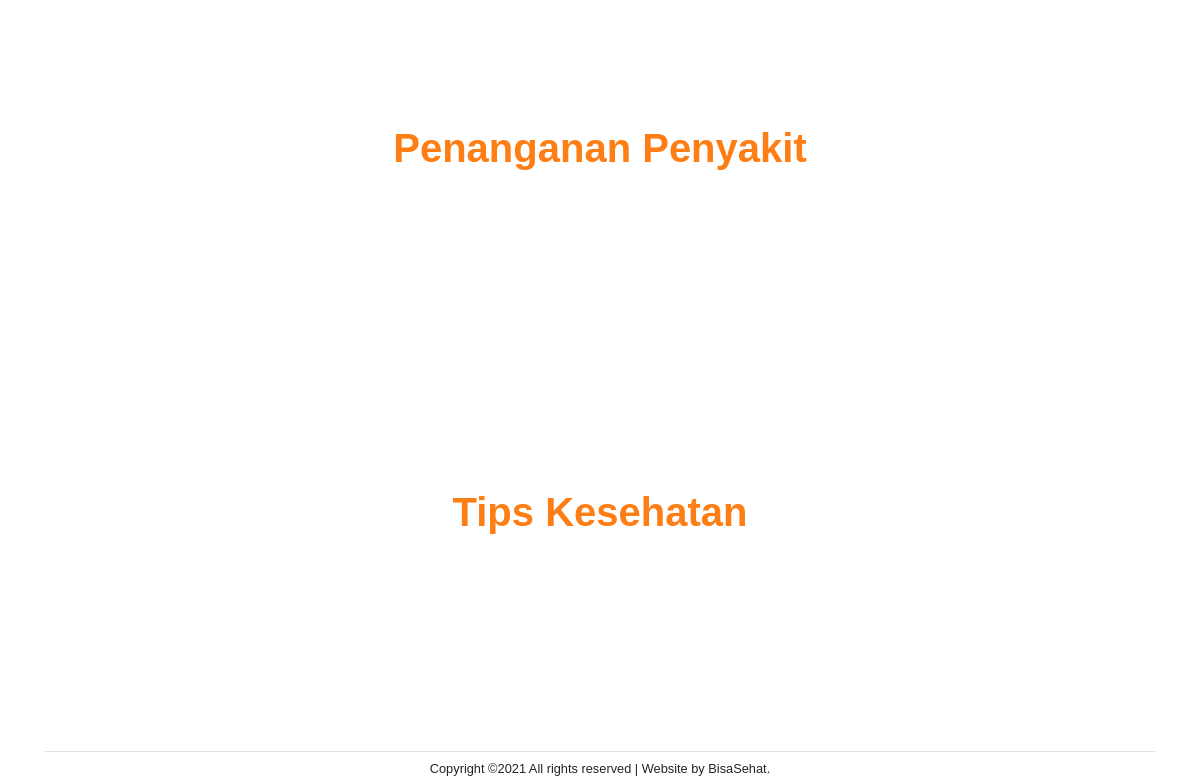
The app's page / (lower part), older data.
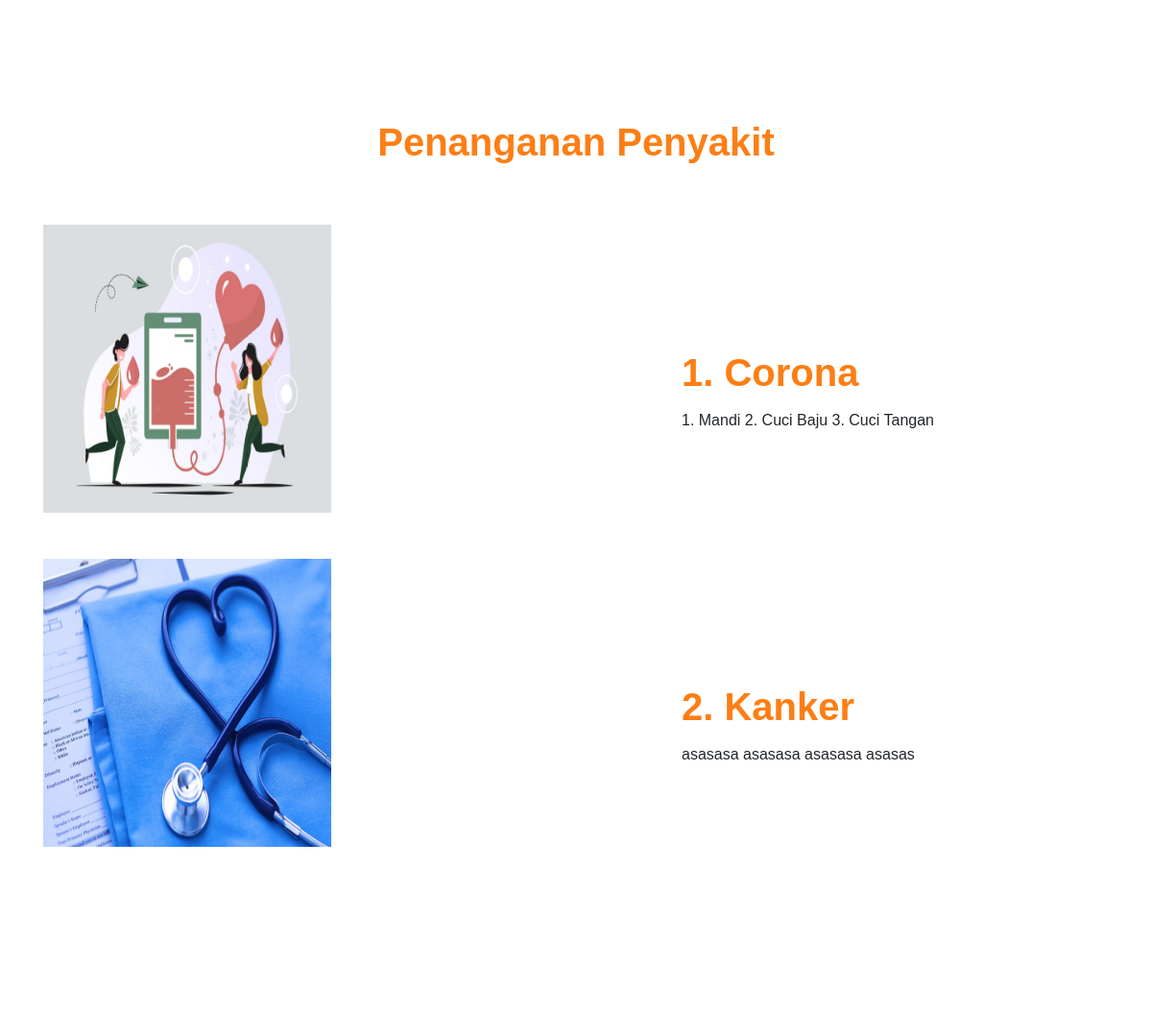
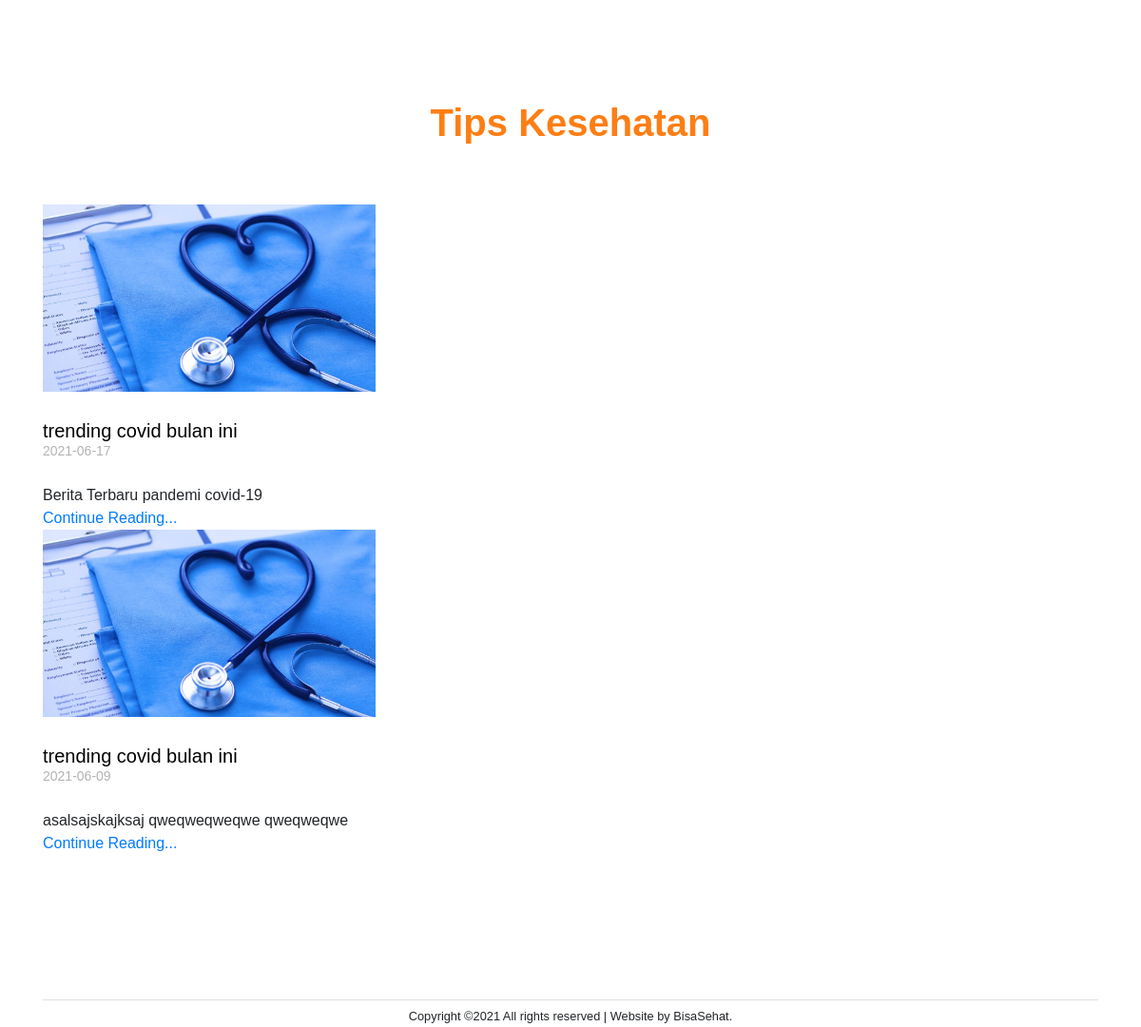
The same page, newer data (2 pictures, top to bottom).
### tables this page shows
CREATE TABLE `solusipenyakit` (
  `id_jenis` int(11) NOT NULL,
  `jenisPasien` varchar(110) NOT NULL,
  `keterangan` longtext NOT NULL,
  `gambar` varchar(110) NOT NULL
);

CREATE TABLE `artikelkesehatan` (
  `id_berita` int(11) NOT NULL,
  `judulBerita` varchar(100) NOT NULL,
  `tanggalPosting` date NOT NULL,
  `gambar` varchar(200) NOT NULL,
  `deskripsi` longtext NOT NULL,
  `link` mediumtext NOT NULL
);

### connect.php (called while the page is built, shortened)
<?php
$conn = mysqli_connect("localhost","root","","bisasehat");
function query($query)
{
  global $conn;
  $result = mysqli_query($conn,$query);
  $rows = [];
  while ($row = mysqli_fetch_assoc($result)){
    $rows[]=$row;
  }
  return $rows;
}
?>

### index.php (the view, shortened to what this page needs)
<?php
require 'connect.php';
$penyakit = query("SELECT * FROM solusipenyakit ");
$artikelkesehatan = query("SELECT * FROM artikelkesehatan ");
?>
<!doctype html>
<html lang="en">
  <head>
    <link rel="stylesheet" href="fonts/icomoon/style.css">
    <link rel="stylesheet" href="css/bootstrap.min.css">
    <link rel="stylesheet" href="css/jquery-ui.css">
    <link rel="stylesheet" href="css/owl.carousel.min.css">
    <link rel="stylesheet" href="css/owl.theme.default.min.css">
    <link rel="stylesheet" href="css/owl.theme.default.min.css">
    <link rel="stylesheet" href="css/jquery.fancybox.min.css">
    <link rel="stylesheet" href="css/bootstrap-datepicker.css">
    <link rel="stylesheet" href="fonts/flaticon/font/flaticon.css">
    <link rel="stylesheet" href="css/aos.css">
    <link rel="stylesheet" href="css/style.css">
    <link rel="stylesheet" type="text/css" href="admin/vendor/bootstrap/css/bootstrap.min.css">
    <link rel="stylesheet" type="text/css" href="admin/fonts/font-awesome-4.7.0/css/font-awesome.min.css">
    <link rel="stylesheet" type="text/css" href="admin/vendor/animate/animate.css">
    <link rel="stylesheet" type="text/css" href="admin/vendor/select2/select2.min.css">
    <link rel="stylesheet" type="text/css" href="admin/vendor/perfect-scrollbar/perfect-scrollbar.css">
    <link rel="stylesheet" type="text/css" href="admin/css/util.css">
    <link rel="stylesheet" type="text/css" href="admin/css/main.css">
    <link rel="stylesheet" type="text/css" href="admin/css/style.css">
  </head>
  <body data-spy="scroll" data-target=".site-navbar-target" data-offset="300">
  <div class="site-wrap">
    <section class="site-section" id="kenali">
      <div class="container">
        <div class="row mb-5 justify-content-center">
          <div class="col-md-7 text-center">
            <h2 class="section-title mb-3" data-aos="fade-up" data-aos-delay="">Penanganan Penyakit</h2>
          </div>
        </div>
        <div class="row align-items-lg-center" >
          <?php $i = 1; ?>
          <?php foreach ($penyakit as $var):?>
          <div class="col-lg-6 mb-5" data-aos="fade-up" data-aos-delay="">
            <div class="owl-carousel slide-one-item-alt">
              <img src="upload/<?php echo $var['gambar']; ?>" style="width : 300px; height: 300px;" alt="Image" class="img-fluid">
            </div>
          </div>
          <div class="col-lg-5 ml-auto" data-aos="fade-up" data-aos-delay="100">
            <div class="owl-carousel slide-one-item-alt-text">
              <div>
                <h2 class="section-title mb-3"><?php echo $i; ?>. <?php echo $var['jenisPasien']; ?></h2>
                <p><?php echo $var['keterangan']; ?></p>
              </div>
            </div>
          </div>
          <?php $i++; ?>
        <?php endforeach; ?>
        </div>
      </div>
    </section>
    <section class="site-section" id="beritaTerkini">
      <div class="container">
        <div class="row mb-5">
          <div class="col-12 text-center" data-aos="fade">
            <h2 class="section-title mb-3">Tips Kesehatan</h2>
          </div>
        </div>
        <div class="row">
          <div class="col-md-6 col-lg-4 mb-4 mb-lg-4" data-aos="fade-up" data-aos-delay="">
            <?php foreach ($artikelkesehatan as $var):?>
            <div class="h-entry">
              <a href="single.html">
                <img src="upload/<?php echo $var['gambar']; ?>" alt="Image" class="img-fluid">
              </a>
              <h2 class="font-size-regular"><a href="#"><?php echo $var['judulBerita']; ?></a></h2>
              <div class="meta mb-4"><?php echo $var['tanggalPosting']; ?></div>
              <p><?php echo $var['deskripsi']; ?></p>
              <p><a href="<?php echo $var['link']; ?>">Continue Reading...</a></p>
            </div>
          <?php endforeach; ?>
          </div>
        </div>
      </div>
    </section>
    <footer>
      <div class="container">
        <div class="row text-center">
          <div class="col-md-12">
            <div class="border-top pt-1">
            <p class="copyright"><small>
            Copyright &copy;<script>document.write(new Date().getFullYear());</script> All rights reserved | Website by BisaSehat.
            </small></p>
            </div>
          </div>
        </div>
      </div>
    </footer>
  </div>
  </body>
</html>

### css/style.css (style rules this page uses)
html { overflow-x: hidden; }
body { line-height: 1.7; color: rgb(105, 102, 102); font-weight: 400; font-size: 1rem; }
a { -webkit-transition: .3s all ease; -o-transition: .3s all ease; transition: .3s all ease; }
h1, h2, h3, h4, h5, .h1, .h2, .h3, .h4, .h5 { font-family: "Open Sans", -apple-system, BlinkMacSystemFont, "Segoe UI", Roboto, "Helvetica Neue", Arial, "Noto Sans", sans-serif, "Apple Color Emoji", "Segoe UI Emoji", "Segoe UI Symbol", "Noto Color Emoji"; }
body:after { -webkit-transition: .3s all ease-in-out; -o-transition: .3s all ease-in-out; transition: .3s all ease-in-out; }
.site-section { padding: 2.5em 0; }
@media (min-width: 768px) { .site-section { padding: 8em 0; } }
.h-entry img { margin-bottom: 30px; }
.h-entry .meta { color: #b3b3b3; font-size: 14px; }
.h-entry h2 { font-size: 20px; }
.h-entry h2 a { color: #000; }
.section-title { color: #fd7e14; font-size: 40px; font-weight: 900; }

### admin/css/main.css (style rules this page uses)
* { margin: 0px; padding: 0px; box-sizing: border-box; }
body, html { height: 100%; font-family: sans-serif; }
a { margin: 0px; transition: all 0.4s; -webkit-transition: all 0.4s; -o-transition: all 0.4s; -moz-transition: all 0.4s; }
h1,h2,h3,h4,h5,h6 { margin: 0px; }
p { margin: 0px; }

Row changes from the older to the newer data that the page shows:
added solusipenyakit: gambar (picture), jenisPasien "Corona", keterangan "1. Mandi 2. Cuci Baju 3. Cuci Tangan"
added solusipenyakit: gambar (picture), jenisPasien "Kanker", keterangan "asasasa asasasa asasasa asasas"
added artikelkesehatan: gambar (picture), judulBerita "trending covid bulan ini", tanggalPosting "2021-06-17", deskripsi "Berita Terbaru pandemi covid-19"
added artikelkesehatan: gambar (picture), judulBerita "trending covid bulan ini", tanggalPosting "2021-06-09", deskripsi "asalsajskajksaj qweqweqweqwe qweqweqwe"
